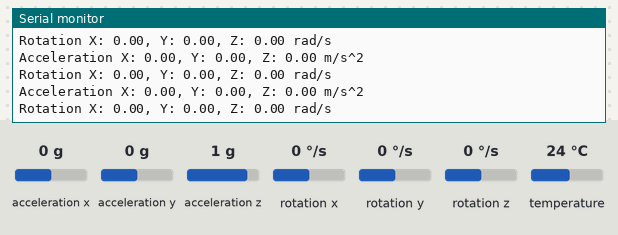
A sketch run on a simulated Arduino Leonardo, built with avr-gcc and run on an emulated ATmega32U4. Shown: the last lines printed to the serial monitor. The test bench sets the inputs (shaded band); at power-on: rotation x 0 °/s, rotation y 0 °/s, rotation z 0 °/s, acceleration x 0 g, acceleration y 0 g, acceleration z 1 g, temperature 24 °C.

Above: at 1.3 s.
1.4 s: rotation x set to -192 °/s
At 2.1 s:
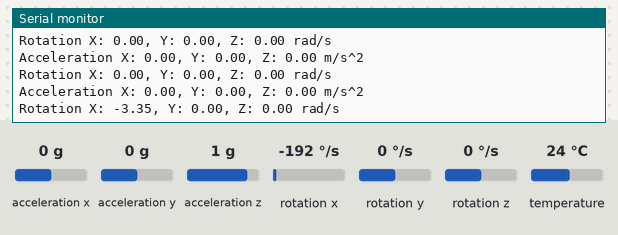
2.9 s: rotation y set to -192 °/s
At 3.6 s:
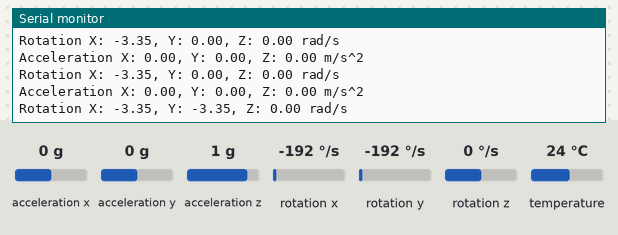
4.4 s: rotation z set to -192 °/s
At 5.1 s:
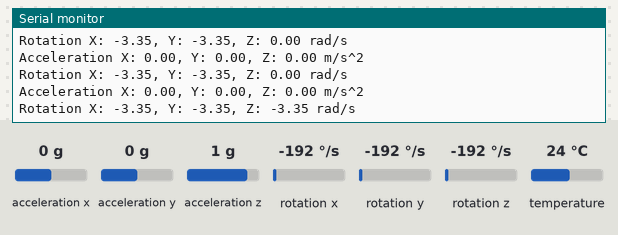

The sketch:

test_IMU_6DOF_tracking.ino
```cpp
// Basic demo for accelerometer readings from Adafruit MPU6050

// ESP32 Guide: https://RandomNerdTutorials.com/esp32-mpu-6050-accelerometer-gyroscope-arduino/
// ESP8266 Guide: https://RandomNerdTutorials.com/esp8266-nodemcu-mpu-6050-accelerometer-gyroscope-arduino/
// Arduino Guide: https://RandomNerdTutorials.com/arduino-mpu-6050-accelerometer-gyroscope/

#include <Adafruit_MPU6050.h>
#include <Adafruit_Sensor.h>
#include <Wire.h>

Adafruit_MPU6050 mpu;
float positionX = 0.0;
float velocityX = 0.0;
float accelerationX = 0.0;
float positionY = 0.0;
float velocityY = 0.0;
float accelerationY = 0.0;
float positionZ = 0.0;
float velocityZ = 0.0;
float accelerationZ = 0.0;
unsigned long lastUpdateTime = 0;

void setup(void)
{
    Serial.begin(115200);
    while (!Serial)
        delay(10); // will pause Zero, Leonardo, etc until serial console opens

    Serial.println("Adafruit MPU6050 test!");

    // Try to initialize!
    if (!mpu.begin())
    {
        Serial.println("Failed to find MPU6050 chip");
        while (1)
        {
            delay(10);
        }
    }
    Serial.println("MPU6050 Found!");

    mpu.setAccelerometerRange(MPU6050_RANGE_8_G);
    Serial.print("Accelerometer range set to: ");
    switch (mpu.getAccelerometerRange())
    {
    case MPU6050_RANGE_2_G:
        Serial.println("+-2G");
        break;
    case MPU6050_RANGE_4_G:
        Serial.println("+-4G");
        break;
    case MPU6050_RANGE_8_G:
        Serial.println("+-8G");
        break;
    case MPU6050_RANGE_16_G:
        Serial.println("+-16G");
        break;
    }
    mpu.setGyroRange(MPU6050_RANGE_500_DEG);
    Serial.print("Gyro range set to: ");
    switch (mpu.getGyroRange())
    {
    case MPU6050_RANGE_250_DEG:
        Serial.println("+- 250 deg/s");
        break;
    case MPU6050_RANGE_500_DEG:
        Serial.println("+- 500 deg/s");
        break;
    case MPU6050_RANGE_1000_DEG:
        Serial.println("+- 1000 deg/s");
        break;
    case MPU6050_RANGE_2000_DEG:
        Serial.println("+- 2000 deg/s");
        break;
    }

    mpu.setFilterBandwidth(MPU6050_BAND_5_HZ);
    Serial.print("Filter bandwidth set to: ");
    switch (mpu.getFilterBandwidth())
    {
    case MPU6050_BAND_260_HZ:
        Serial.println("260 Hz");
        break;
    case MPU6050_BAND_184_HZ:
        Serial.println("184 Hz");
        break;
    case MPU6050_BAND_94_HZ:
        Serial.println("94 Hz");
        break;
    case MPU6050_BAND_44_HZ:
        Serial.println("44 Hz");
        break;
    case MPU6050_BAND_21_HZ:
        Serial.println("21 Hz");
        break;
    case MPU6050_BAND_10_HZ:
        Serial.println("10 Hz");
        break;
    case MPU6050_BAND_5_HZ:
        Serial.println("5 Hz");
        break;
    }

    Serial.println("");
    delay(100);
}
void loop() {
  /* Get new sensor events with the readings */
  sensors_event_t a, g, temp;
  mpu.getEvent(&a, &g, &temp);

  /* Integrate acceleration to obtain velocity
  unsigned long currentTime = millis();
  float deltaTime = (currentTime - lastUpdateTime) / 1000.0; // Convert milliseconds to seconds
  lastUpdateTime = currentTime;

  static float prevVelocityX = 0;
  float prevAccelerationX = accelerationX;
  accelerationX = a.acceleration.x;
  velocityX += (accelerationX + prevAccelerationX) * deltaTime / 2.0;
  positionX += (velocityX + prevVelocityX) * deltaTime / 2.0;
  prevVelocityX = velocityX;

  static float prevVelocityY = 0;
  float prevAccelerationY = accelerationY;
  accelerationY = a.acceleration.y;
  velocityY += (accelerationY + prevAccelerationY) * deltaTime / 2.0;
  positionY += (velocityY + prevVelocityY) * deltaTime / 2.0;
  prevVelocityY = velocityY;

  static float prevVelocityZ = 0;
  float prevAccelerationZ = accelerationZ;
  accelerationZ = a.acceleration.z;
  velocityZ += (accelerationZ + prevAccelerationZ) * deltaTime / 2.0;
  positionZ += (velocityZ + prevVelocityZ) * deltaTime / 2.0;
  prevVelocityZ = velocityZ;
    */

  /* Print out the values */
  Serial.print("Acceleration X: ");
  Serial.print(accelerationX);
  Serial.print(", Y: ");
  Serial.print(accelerationY);
  Serial.print(", Z: ");
  Serial.print(accelerationZ);
  Serial.println(" m/s^2");
/*
  Serial.print("Velocity X: ");
  Serial.print(velocityX);
  Serial.print(", Y: ");
  Serial.print(velocityY);
  Serial.print(", Z: ");
  Serial.print(velocityZ);
  Serial.println(" m/s");

  Serial.print("Position X: ");
  Serial.print(positionX);
  Serial.print(", Y: ");
  Serial.print(positionY);
  Serial.print(", Z: ");
  Serial.print(positionZ);
  Serial.println(" m");
*/
  Serial.print("Rotation X: ");
  Serial.print(g.gyro.x);
  Serial.print(", Y: ");
  Serial.print(g.gyro.y);
  Serial.print(", Z: ");
  Serial.print(g.gyro.z);
  Serial.println(" rad/s");
/*
  Serial.print("Temperature: ");
  Serial.print(temp.temperature);
  Serial.println(" degC");
*/
//Ich will die  Winkel berechnen
  float angle_calc_x = (atan2(a.acceleration.x, a.acceleration.z) * 180) / PI;
  float angle_calc_y = (atan2(a.acceleration.y, a.acceleration.z) * 180) / PI;
  float angle_calc_z = (atan2(a.acceleration.x, a.acceleration.y) * 180) / PI;

  Serial.println("");
  delay(500);
}
```

Measured:
- after the input at 1.4 s, the serial monitor: prints a new line after 0.24 s (image 1)
- after the input at 2.9 s, the serial monitor: prints a new line after 0.26 s (image 2)
- after the input at 4.4 s, the serial monitor: prints a new line after 0.28 s (image 3)
